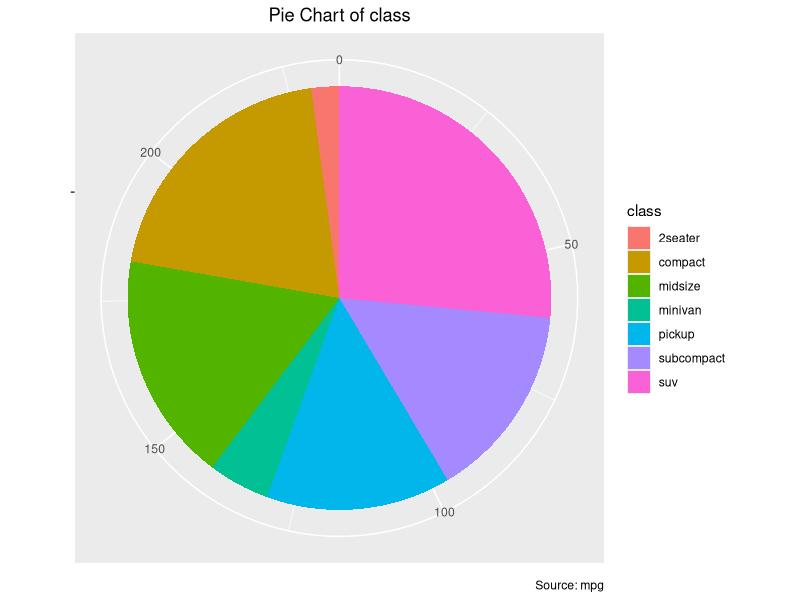

Generate this figure with R:
# Load modules
library(ggplot2)

# Source: Frequency table
df <- as.data.frame(table(mpg$class))
colnames(df) <- c("class", "freq")

pie <- ggplot(df, aes(x = "", y=freq, fill = factor(class))) + 
  geom_bar(width = 1, stat = "identity") +
  theme(axis.line = element_blank(), 
        plot.title = element_text(hjust=0.5)) + 
  labs(fill="class", 
       x=NULL, 
       y=NULL, 
       title="Pie Chart of class", 
       caption="Source: mpg")

pie + coord_polar(theta = "y", start=0)

